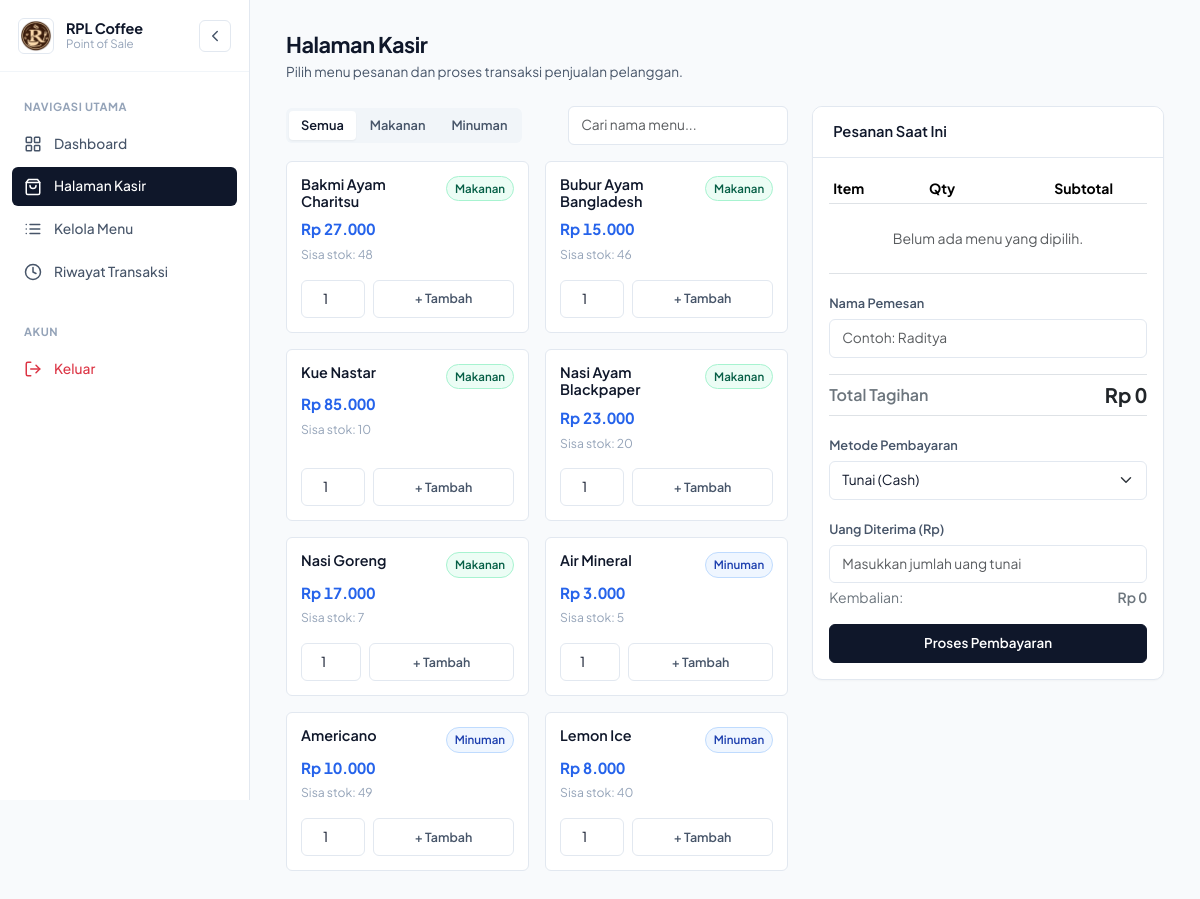
The app's page /admin/kasir.php (signed in) with its own data.
### tables this page shows
CREATE TABLE `menu` (
  `id` int NOT NULL AUTO_INCREMENT,
  `nama_menu` varchar(100) NOT NULL,
  `harga` decimal(10,2) NOT NULL,
  `stok` int NOT NULL,
  `kategori` varchar(50) NOT NULL DEFAULT 'Makanan',
  PRIMARY KEY (`id`)
);

### koneksi.php (called while the page is built, shortened)
<?php
function e(?string $value): string
{
    return htmlspecialchars((string) $value, ENT_QUOTES, 'UTF-8');
}

### admin/kasir.php (the view, shortened to what this page needs)
<?php
require_once __DIR__ . '/../koneksi.php';
$kategoriFilter = trim((string) ($_GET['kategori'] ?? ''));
if ($kategoriFilter === 'Makanan' || $kategoriFilter === 'Minuman') {
    $stmtMenu = mysqli_prepare($koneksi, 'SELECT * FROM menu WHERE kategori = ? AND stok > 0 ORDER BY nama_menu ASC');
    mysqli_stmt_bind_param($stmtMenu, 's', $kategoriFilter);
    mysqli_stmt_execute($stmtMenu);
    $resultMenu = mysqli_stmt_get_result($stmtMenu);
} else {
    $resultMenu = mysqli_query($koneksi, 'SELECT * FROM menu WHERE stok > 0 ORDER BY kategori ASC, nama_menu ASC');
}
$cartItems = [];
$totalBelanja = 0.0;
?>
<!DOCTYPE html>
<html lang="id">
<head>
    <link href="https://cdn.jsdelivr.net/npm/bootstrap@5.3.3/dist/css/bootstrap.min.css" rel="stylesheet">
    <link href="theme.css" rel="stylesheet">
</head>
<body>
    <?php include __DIR__ . '/sidebar.php'; ?>
    <main class="main-content">
        <header class="page-header">
            <div>
                <h1 class="page-title">Halaman Kasir</h1>
                <p class="page-subtitle">Pilih menu pesanan dan proses transaksi penjualan pelanggan.</p>
            </div>
        </header>
        <?php if (!empty($_SESSION['pending_qris'])) : ?>
            <?php
            $pendingQris = $_SESSION['pending_qris'];
            $qrisFile = __DIR__ . '/../qris/QRIS BIO.jpeg';
            $qrisExists = is_file($qrisFile);
            ?>
            <section class="qris-card">
                <div class="row align-items-center g-4">
                    <div class="col-md-5 text-center">
                        <?php if ($qrisExists) : ?>
                            <img src="../qris/QRIS%20BIO.jpeg" alt="QRIS Pembayaran" class="qris-image mb-2">
                            <div>
                                <a href="../qris/QRIS%20BIO.jpeg" target="_blank" class="small text-muted text-decoration-none">Perbesar Gambar</a>
                            </div>
                        <?php else : ?>
                            <div class="alert alert-warning small mb-0">File gambar QRIS belum tersedia di folder qris.</div>
                        <?php endif; ?>
                    </div>
                    <div class="col-md-7">
                        <span class="badge-clean drink mb-2">Metode QRIS</span>
                        <h2 class="h5 fw-bold mb-2">Pindai Kode QRIS</h2>
                        <p class="text-secondary small mb-3">Minta pelanggan memindai kode di samping melalui aplikasi perbankan atau e-wallet.</p>
                        <div class="p-3 bg-light rounded border mb-3">
                            <div class="small text-muted mb-1">Nama Pemesan</div>
                            <div class="fw-semibold text-dark mb-2"><?= e($pendingQris['nama_pemesan'] ?? '-'); ?></div>
                            <div class="small text-muted mb-1">Total Tagihan</div>
                            <div class="h5 fw-bold text-dark mb-0 num">Rp <?= number_format((float) $pendingQris['total'], 0, ',', '.'); ?></div>
                        </div>
                        <div class="d-flex flex-column gap-2">
                            <form action="kasir.php" method="POST">
                                <?= csrf_field(); ?>
                                <input type="hidden" name="qris_token" value="<?= e($pendingQris['token']); ?>">
                                <button type="submit" name="konfirmasi_qris" class="btn-clean btn-clean-primary w-100">
                                    Konfirmasi Pembayaran Diterima
                                </button>
                            </form>
                            <form action="kasir.php" method="POST">
                                <?= csrf_field(); ?>
                                <button type="submit" name="batalkan_qris" class="btn-clean btn-clean-secondary w-100">
                                    Kembali ke Keranjang
                                </button>
                            </form>
                        </div>
                    </div>
                </div>
            </section>
        <?php else : ?>
            <div class="row g-4">
                <div class="col-lg-7">
                    <div class="d-flex justify-content-between align-items-center mb-3">
                        <div class="segmented-control">
                            <a href="kasir.php" class="<?= empty($kategoriFilter) ? 'active' : ''; ?>">Semua</a>
                            <a href="kasir.php?kategori=Makanan" class="<?= $kategoriFilter === 'Makanan' ? 'active' : ''; ?>">Makanan</a>
                            <a href="kasir.php?kategori=Minuman" class="<?= $kategoriFilter === 'Minuman' ? 'active' : ''; ?>">Minuman</a>
                        </div>
                        <input type="text" id="quick-filter" class="form-control form-control-sm" style="max-width: 220px;" placeholder="Cari nama menu...">
                    </div>
                    <div class="row row-cols-1 row-cols-md-2 g-3" id="product-grid">
                        <?php if ($resultMenu && mysqli_num_rows($resultMenu) > 0) : ?>
                            <?php while ($m = mysqli_fetch_assoc($resultMenu)) : ?>
                                <div class="col product-item" data-nama="<?= strtolower(e($m['nama_menu'])); ?>">
                                    <div class="pos-product-card">
                                        <div>
                                            <div class="d-flex justify-content-between align-items-start mb-1">
                                                <h3 class="pos-product-title"><?= e($m['nama_menu']); ?></h3>
                                                <span class="badge-clean <?= $m['kategori'] === 'Makanan' ? 'food' : 'drink'; ?>">
                                                    <?= e($m['kategori']); ?>
                                                </span>
                                            </div>
                                            <div class="pos-product-price num">Rp <?= number_format((float) $m['harga'], 0, ',', '.'); ?></div>
                                            <div class="pos-product-stock">Sisa stok: <?= (int) $m['stok']; ?></div>
                                        </div>
                                        <form action="" method="POST" class="d-flex gap-2 mt-3">
                                            <input type="number" name="jumlah" value="1" min="1" max="<?= (int) $m['stok']; ?>" class="form-control form-control-sm text-center" style="width: 64px;" required>
                                            <button type="submit" name="tambah_keranjang" class="btn-clean btn-clean-secondary btn-clean-sm w-100">
                                                + Tambah
                                            </button>
                                        </form>
                                    </div>
                                </div>
                            <?php endwhile; ?>
                        <?php endif; ?>
                    </div>
                </div>
                <div class="col-lg-5">
                    <div class="card-clean sticky-top" style="top: 24px;">
                        <div class="card-clean-header">
                            <h2 class="card-clean-title">Pesanan Saat Ini</h2>
                        </div>
                        <div class="p-3">
                            <div class="table-responsive mb-3" style="max-height: 240px; overflow-y: auto;">
                                <table class="table table-sm align-middle mb-0">
                                    <thead>
                                        <tr class="text-secondary small">
                                            <th>Item</th>
                                            <th class="text-center" style="width: 50px;">Qty</th>
                                            <th class="text-end">Subtotal</th>
                                            <th style="width: 30px;"></th>
                                        </tr>
                                    </thead>
                                    <tbody>
                                        <?php if (!empty($cartItems)) : ?>
                                            <?php foreach ($cartItems as $c) : ?>
                                                <tr>
                                                    <td>
                                                        <div class="fw-semibold text-dark small"><?= e($c['nama_menu']); ?></div>
                                                        <div class="text-muted" style="font-size: 0.74rem;">@ Rp <?= number_format($c['harga'], 0, ',', '.'); ?></div>
                                                    </td>
                                                    <td class="text-center num small"><?= $c['qty']; ?></td>
                                                    <td class="text-end num small fw-semibold">Rp <?= number_format($c['subtotal'], 0, ',', '.'); ?></td>
                                                    <td class="text-end">
                                                        <form action="kasir.php" method="POST" style="display: inline;">
                                                            <?= csrf_field(); ?>
                                                            <input type="hidden" name="item_id" value="<?= $c['id']; ?>">
                                                            <button type="submit" name="hapus_item" class="border-0 bg-transparent text-danger p-0 fw-bold" style="cursor: pointer;" title="Hapus item">&times;</button>
                                                        </form>
                                                    </td>
                                                </tr>
                                            <?php endforeach; ?>
                                        <?php else : ?>
                                            <tr>
                                                <td colspan="4" class="text-center text-muted py-4 small">
                                                    Belum ada menu yang dipilih.
                                                </td>
                                            </tr>
                                        <?php endif; ?>
                                    </tbody>
                                </table>
                            </div>
                            <form action="" method="POST" id="form-pembayaran">
                                <div class="mb-3">
                                    <label for="nama_pemesan" class="form-label">Nama Pemesan</label>
                                    <input type="text" class="form-control" id="nama_pemesan" name="nama_pemesan"
                                        maxlength="100" required placeholder="Contoh: Raditya">
                                </div>
                                <div class="d-flex justify-content-between align-items-center py-2 border-top border-bottom mb-3">
                                    <span class="fw-semibold text-secondary">Total Tagihan</span>
                                    <span class="h5 fw-bold text-dark mb-0 num">Rp <?= number_format($totalBelanja, 0, ',', '.'); ?></span>
                                </div>
                                <div class="mb-3">
                                    <label for="metode_pembayaran" class="form-label">Metode Pembayaran</label>
                                    <select class="form-select" id="metode_pembayaran" name="metode_pembayaran" onchange="handlePaymentMethodChange()">
                                        <option value="Tunai">Tunai (Cash)</option>
                                    </select>
                                </div>
                                <div class="mb-3" id="field-tunai">
                                    <label for="bayar" class="form-label">Uang Diterima (Rp)</label>
                                    <input type="number" class="form-control" id="bayar" name="bayar" min="<?= (int) $totalBelanja; ?>" step="100" placeholder="Masukkan jumlah uang tunai">
                                    <div class="d-flex justify-content-between small text-secondary mt-1">
                                        <span>Kembalian:</span>
                                        <span id="display-kembalian" class="fw-semibold num">Rp 0</span>
                                    </div>
                                </div>
                                <button type="submit" name="bayar_transaksi" id="btn-submit-bayar" class="btn-clean btn-clean-primary w-100 py-2" <?= empty($cartItems) ? 'disabled' : ''; ?>>
                                    Proses Pembayaran
                                </button>
                            </form>
                        </div>
                    </div>
                </div>
            </div>
        <?php endif; ?>
    </main>
</body>
</html>

### admin/sidebar.php (shortened to what this page needs)
<?php
$currentPage = basename($_SERVER['PHP_SELF']);
?>
<aside class="app-sidebar" id="app-sidebar">
    <div class="sidebar-header">
        <a href="dashboard.php" class="brand-link">
            <img src="../logo/LOGO.png" alt="Logo" class="brand-img">
            <div class="brand-text">
                <span class="brand-title">RPL Coffee</span>
                <span class="brand-subtitle">Point of Sale</span>
            </div>
        </a>
        <button type="button" class="sidebar-toggle" id="sidebar-toggle" aria-label="Alihkan sidebar">
            <svg width="18" height="18" viewBox="0 0 24 24" fill="none" stroke="currentColor" stroke-width="2" stroke-linecap="round" stroke-linejoin="round">
                <path d="M15 18l-6-6 6-6"/>
            </svg>
        </button>
    </div>
    <nav class="sidebar-nav">
        <div class="nav-section-title">Navigasi Utama</div>
        <ul class="nav-list">
            <li>
                <a href="dashboard.php" class="nav-link <?= $currentPage === 'dashboard.php' ? 'active' : ''; ?>">
                    <span class="nav-label">Dashboard</span>
                </a>
            </li>
            <li>
                <a href="kasir.php" class="nav-link <?= $currentPage === 'kasir.php' ? 'active' : ''; ?>">
                    <svg class="nav-icon" width="18" height="18" viewBox="0 0 24 24" fill="none" stroke="currentColor" stroke-width="2" stroke-linecap="round" stroke-linejoin="round">
                        <path d="M6 2L3 6v14a2 2 0 0 0 2 2h14a2 2 0 0 0 2-2V6l-3-4z"></path>
                        <line x1="3" y1="6" x2="21" y2="6"></line>
                        <path d="M16 10a4 4 0 0 1-8 0"></path>
                    </svg>
                    <span class="nav-label">Halaman Kasir</span>
                </a>
            </li>
            <li>
                <a href="menu.php" class="nav-link <?= $currentPage === 'menu.php' ? 'active' : ''; ?>">
                    <span class="nav-label">Kelola Menu</span>
                </a>
            </li>
            <li>
                <a href="riwayat.php" class="nav-link <?= $currentPage === 'riwayat.php' ? 'active' : ''; ?>">
                    <svg class="nav-icon" width="18" height="18" viewBox="0 0 24 24" fill="none" stroke="currentColor" stroke-width="2" stroke-linecap="round" stroke-linejoin="round">
                        <circle cx="12" cy="12" r="10"></circle>
                        <polyline points="12 6 12 12 16 14"></polyline>
                    </svg>
                    <span class="nav-label">Riwayat Transaksi</span>
                </a>
            </li>
        </ul>
        <div class="nav-section-title mt-4">Akun</div>
        <ul class="nav-list">
            <li>
                <button type="button" class="nav-link text-danger border-0 bg-transparent w-100 text-start" data-bs-toggle="modal" data-bs-target="#modalLogout">
                    <span class="nav-label">Keluar</span>
                </button>
            </li>
        </ul>
    </nav>
</aside>

### records on screen
menu: nama_menu "Bakmi Ayam Charitsu", kategori "Makanan", harga "27.000", stok "48"
menu: nama_menu "Bubur Ayam Bangladesh", kategori "Makanan", harga "15.000", stok "46"
menu: nama_menu "Kue Nastar", kategori "Makanan", harga "85.000", stok "10"
menu: nama_menu "Nasi Ayam Blackpaper", kategori "Makanan", harga "23.000", stok "20"
menu: nama_menu "Nasi Goreng", kategori "Makanan", harga "17.000", stok "7"
menu: nama_menu "Air Mineral", kategori "Minuman", harga "3.000", stok "5"
menu: nama_menu "Americano", kategori "Minuman", harga "10.000", stok "49"
menu: nama_menu "Lemon Ice", kategori "Minuman", harga "8.000", stok "40"

### other values on screen
$totalBelanja "0"
